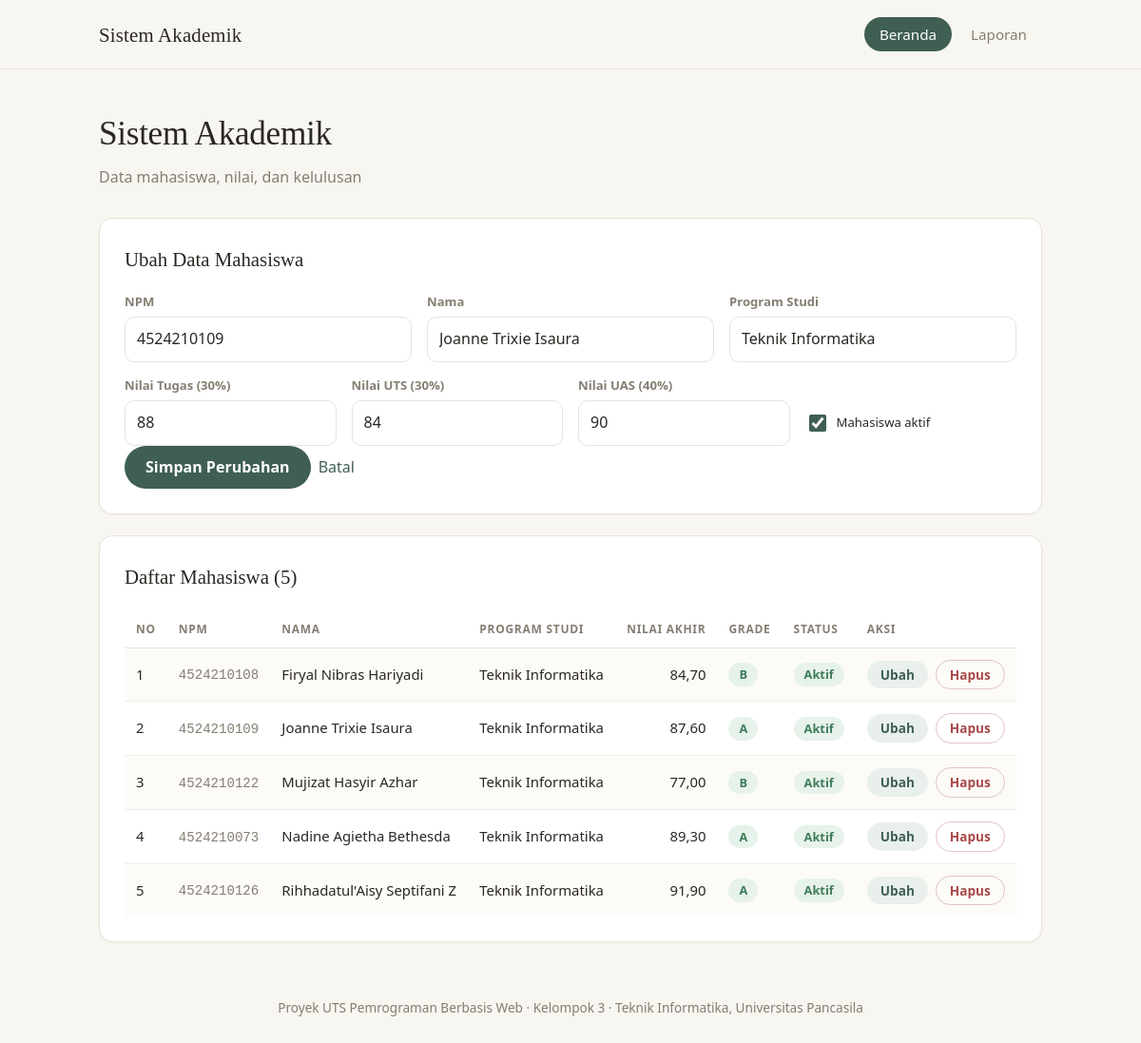
Screenshot of /index.php?ubah=4524210109 with the database file from the repository.
### tables this page shows
CREATE TABLE `mahasiswa` (
  `npm`           VARCHAR(15)  NOT NULL,
  `nama`          VARCHAR(100) NOT NULL,
  `program_studi` VARCHAR(100) DEFAULT NULL,
  `nilai_tugas`   DECIMAL(5,2) NOT NULL DEFAULT 0,
  `nilai_uts`     DECIMAL(5,2) NOT NULL DEFAULT 0,
  `nilai_uas`     DECIMAL(5,2) NOT NULL DEFAULT 0,
  `status_aktif`  TINYINT(1)   NOT NULL DEFAULT 1,
  PRIMARY KEY (`npm`)
);

### functions.php (called while the page is built, shortened)
<?php
require_once "classes/mahasiswa.php";
function hitungNilaiAkhir($tugas, $uts, $uas)
{
    $hasil = ($tugas * BOBOT_TUGAS) + ($uts * BOBOT_UTS) + ($uas * BOBOT_UAS);
    return round($hasil, 2);
}
function tentukanGrade($nilai)
{
    if ($nilai >= 85) {
        return "A";
    } elseif ($nilai >= 75) {
        return "B";
    } elseif ($nilai >= 60) {
        return "C";
    } elseif ($nilai >= 50) {
        return "D";
    } else {
        return "E";
    }
}
function kelasGrade($grade)
{
    if ($grade == "A" || $grade == "B") {
        return "badge-hijau";
    } elseif ($grade == "C") {
        return "badge-biru";
    } elseif ($grade == "D") {
        return "badge-oranye";
    } else {
        return "badge-merah";
    }
}
function escapeHtml($teks)
{
    return htmlspecialchars($teks);
}
function formatNilai($angka)
{
    return number_format($angka, 2, ",", ".");
}
function barisKeObjek($row)
{
    $npm   = (string) $row["npm"];
    $nama  = (string) $row["nama"];
    $prodi = (string) $row["program_studi"];
    $tugas = (float) $row["nilai_tugas"];
    $uts   = (float) $row["nilai_uts"];
    $uas   = (float) $row["nilai_uas"];
    $aktif = (bool) $row["status_aktif"];
    return new Mahasiswa($npm, $nama, $prodi, $tugas, $uts, $uas, $aktif);
}
function ambilSemuaMahasiswa($koneksi)
{
    $hasil = mysqli_query($koneksi, "SELECT * FROM mahasiswa ORDER BY nama ASC");
    $daftar = [];
    while ($row = mysqli_fetch_assoc($hasil)) {
        $daftar[] = barisKeObjek($row);
    }
    return $daftar;
}
function ambilMahasiswa($koneksi, $npm)
{
    $npm   = mysqli_real_escape_string($koneksi, $npm);
    $hasil = mysqli_query($koneksi, "SELECT * FROM mahasiswa WHERE npm = '$npm'");
    $row   = mysqli_fetch_assoc($hasil);
    if ($row) {
        return barisKeObjek($row);
    }
    return false;
}

### classes/mahasiswa.php (called while the page is built, shortened)
<?php
class Mahasiswa
{
    public $tugas;
    public $uts;
    public $uas;
    public $aktif;
    public function __construct($npm, $nama, $prodi, $tugas, $uts, $uas, $aktif)
    {
        $this->npm   = $npm;
        $this->nama  = $nama;
        $this->prodi = $prodi;
        $this->tugas = $tugas;
        $this->uts   = $uts;
        $this->uas   = $uas;
        $this->aktif = $aktif;
    }
    public function hitungNilai()
    {
        return hitungNilaiAkhir($this->tugas, $this->uts, $this->uas);
    }
    public function getGrade()
    {
        return tentukanGrade($this->hitungNilai());
    }
    public function getStatusAktif()
    {
        return $this->aktif ? "Aktif" : "Nonaktif";
    }
}

### index.php (the view, shortened to what this page needs)
<?php
require_once "functions.php";
$daftar = ambilSemuaMahasiswa($koneksi);
$total  = count($daftar);
$modeUbah = false;
$npm   = "";
$nama  = "";
$prodi = "";
$tugas = "";
$uts   = "";
$uas   = "";
$aktif = true;
if (isset($_GET["ubah"])) {
    $mhs = ambilMahasiswa($koneksi, $_GET["ubah"]);
    if ($mhs) {
        $modeUbah = true;
        $npm   = $mhs->npm;
        $nama  = $mhs->nama;
        $prodi = $mhs->prodi;
        $tugas = $mhs->tugas;
        $uts   = $mhs->uts;
        $uas   = $mhs->uas;
        $aktif = $mhs->aktif;
    }
}
require "partials/header.php";
?>
<section class="card">
    <h2><?= $modeUbah ? "Ubah Data Mahasiswa" : "Tambah Mahasiswa" ?></h2>
    <form method="post" action="proses.php">
        <div class="baris">
            <div>
                <label for="npm">NPM</label>
                <input type="text" id="npm" name="npm" required
                       value="<?= escapeHtml($npm) ?>" placeholder="10 digit, contoh 4524210009">
            </div>
            <div>
                <label for="nama">Nama</label>
                <input type="text" id="nama" name="nama" required value="<?= escapeHtml($nama) ?>">
            </div>
            <div>
                <label for="program_studi">Program Studi</label>
                <input type="text" id="program_studi" name="program_studi" value="<?= escapeHtml($prodi) ?>">
            </div>
        </div>
        <div class="baris" style="margin-top:14px">
            <div>
                <label for="nilai_tugas">Nilai Tugas (30%)</label>
                <input type="number" step="0.01" id="nilai_tugas" name="nilai_tugas" required value="<?= $tugas ?>">
            </div>
            <div>
                <label for="nilai_uts">Nilai UTS (30%)</label>
                <input type="number" step="0.01" id="nilai_uts" name="nilai_uts" required value="<?= $uts ?>">
            </div>
            <div>
                <label for="nilai_uas">Nilai UAS (40%)</label>
                <input type="number" step="0.01" id="nilai_uas" name="nilai_uas" required value="<?= $uas ?>">
            </div>
            <div class="cek">
                <input type="checkbox" id="status_aktif" name="status_aktif" value="1" <?= $aktif ? "checked" : "" ?>>
                <label for="status_aktif">Mahasiswa aktif</label>
            </div>
        </div>
        <div class="aksi">
            <button class="btn" type="submit"><?= $modeUbah ? "Simpan Perubahan" : "Tambah Mahasiswa" ?></button>
            <?php if ($modeUbah): ?>
                <a href="index.php">Batal</a>
            <?php endif; ?>
        </div>
    </form>
</section>
<section class="card">
    <h2>Daftar Mahasiswa (<?= $total ?>)</h2>
    <?php if ($total == 0): ?>
        <p class="kosong">Belum ada data mahasiswa.</p>
    <?php else: ?>
        <div class="tabel-wrap">
            <table>
                <thead>
                    <tr>
                        <th>No</th><th>NPM</th><th>Nama</th><th>Program Studi</th>
                        <th class="angka">Nilai Akhir</th><th>Grade</th><th>Status</th><th>Aksi</th>
                    </tr>
                </thead>
                <tbody>
                    <?php for ($i = 0; $i < $total; $i++): ?>
                        <?php $m = $daftar[$i]; ?>
                        <tr class="<?= $i % 2 == 0 ? 'baris-genap' : '' ?>">
                            <td><?= $i + 1 ?></td>
                            <td><code><?= escapeHtml($m->npm) ?></code></td>
                            <td><?= escapeHtml($m->nama) ?></td>
                            <td><?= escapeHtml($m->prodi) ?></td>
                            <td class="angka"><?= formatNilai($m->hitungNilai()) ?></td>
                            <td><span class="badge <?= kelasGrade($m->getGrade()) ?>"><?= $m->getGrade() ?></span></td>
                            <td>
                                <span class="badge <?= $m->aktif ? 'badge-hijau' : 'badge-abu' ?>">
                                    <?= $m->getStatusAktif() ?>
                                </span>
                            </td>
                            <td>
                                <div class="aksi">
                                    <a class="btn btn-kecil" href="index.php?ubah=<?= urlencode($m->npm) ?>">Ubah</a>
                                    <form method="post" action="proses.php" onsubmit="return confirm('Yakin hapus data ini?')">
                                        <button class="btn btn-merah btn-kecil" type="submit">Hapus</button>
                                    </form>
                                </div>
                            </td>
                        </tr>
                    <?php endfor; ?>
                </tbody>
            </table>
        </div>
    <?php endif; ?>
</section>
<?php require "partials/footer.php"; ?>

### assets/css/style.css (style rules this page uses)
:root { --bg: #f8f6f1; --kartu: #ffffff; --garis: #e8e3d8; --teks: #2a2723; --redup: #857e72; --aksen: #3f5f52; --aksen-muda: #e9f0ec; --hijau: #3f7d5a; --hijau-muda: #e6f2ea; --biru: #44648a; --biru-muda: #e8eef6; --oranye: #b8742a; --oranye-muda: #f8eddc; --merah: #a94a4a; --merah-muda: #f7e6e4; --serif: Georgia, "Times New Roman", serif; }
* { box-sizing: border-box; }
body { margin: 0; background: var(--bg); color: var(--teks); font-family: "Segoe UI", system-ui, -apple-system, Arial, sans-serif; line-height: 1.6; }
a { color: var(--aksen); text-decoration: none; }
.card { background: var(--kartu); border: 1px solid var(--garis); border-radius: 14px; padding: 26px; margin: 22px 0; box-shadow: 0 1px 2px rgba(60, 50, 30, .04); }
.card h2 { margin: 0 0 18px; font-family: var(--serif); font-weight: 400; font-size: 1.3rem; }
.tabel-wrap { overflow-x: auto; }
table { width: 100%; border-collapse: collapse; font-size: .93rem; }
th { text-align: left; padding: 10px 12px; white-space: nowrap; font-size: .75rem; font-weight: 600; letter-spacing: .06em; text-transform: uppercase; color: var(--redup); border-bottom: 1px solid var(--garis); }
td { padding: 12px; border-bottom: 1px solid #f0ece3; vertical-align: middle; }
tbody tr:last-child td { border-bottom: 0; }
tbody tr.baris-genap { background: #fcfbf8; }
td.angka, th.angka { text-align: right; }
code { font-family: Consolas, monospace; font-size: .88rem; color: var(--redup); }
.badge { display: inline-block; padding: 2px 11px; border-radius: 999px; font-size: .8rem; font-weight: 600; }
.badge-hijau { background: var(--hijau-muda); color: var(--hijau); }
form .baris { display: grid; gap: 16px; grid-template-columns: repeat(auto-fit, minmax(220px, 1fr)); }
label { display: block; font-size: .82rem; color: var(--redup); margin-bottom: 5px; font-weight: 600; }
input[type=text], input[type=number], select { width: 100%; padding: 10px 12px; background: #fff; color: var(--teks); border: 1px solid var(--garis); border-radius: 10px; font: inherit; }
.cek { display: flex; align-items: center; gap: 8px; margin-top: 26px; }
.cek input { width: 18px; height: 18px; accent-color: var(--aksen); }
.cek label { margin: 0; color: var(--teks); font-weight: 400; }
.btn { display: inline-block; padding: 10px 22px; border: 0; border-radius: 999px; cursor: pointer; font: inherit; font-weight: 600; background: var(--aksen); color: #fff; }
.btn-merah { background: transparent; color: var(--merah); border: 1px solid #e3c4c1; }
.btn-kecil { padding: 4px 14px; font-size: .85rem; }
.aksi { display: flex; gap: 8px; align-items: center; }
.aksi form { margin: 0; }
td .btn:not(.btn-merah) { background: var(--aksen-muda); color: var(--aksen); }

### rows the page displays
mahasiswa: npm "4524210109", nama "Joanne Trixie Isaura", program_studi "Teknik Informatika", nilai_tugas "88", nilai_uts "84", nilai_uas "90", status_aktif "☑", formatNilai($m->hitungNilai()) "87,60", $m->getGrade() "A", status_aktif "Aktif"
mahasiswa: npm "4524210108", nama "Firyal Nibras Hariyadi", program_studi "Teknik Informatika", formatNilai($m->hitungNilai()) "84,70", $m->getGrade() "B", status_aktif "Aktif"
mahasiswa: npm "4524210122", nama "Mujizat Hasyir Azhar", program_studi "Teknik Informatika", formatNilai($m->hitungNilai()) "77,00", $m->getGrade() "B", status_aktif "Aktif"
mahasiswa: npm "4524210073", nama "Nadine Agietha Bethesda", program_studi "Teknik Informatika", formatNilai($m->hitungNilai()) "89,30", $m->getGrade() "A", status_aktif "Aktif"
mahasiswa: npm "4524210126", nama "Rihhadatul'Aisy Septifani Z", program_studi "Teknik Informatika", formatNilai($m->hitungNilai()) "91,90", $m->getGrade() "A", status_aktif "Aktif"

### other values shown
escapeHtml($judulHalaman) "Sistem Akademik"
escapeHtml($subjudul) "Data mahasiswa, nilai, dan kelulusan"
$total "5"
